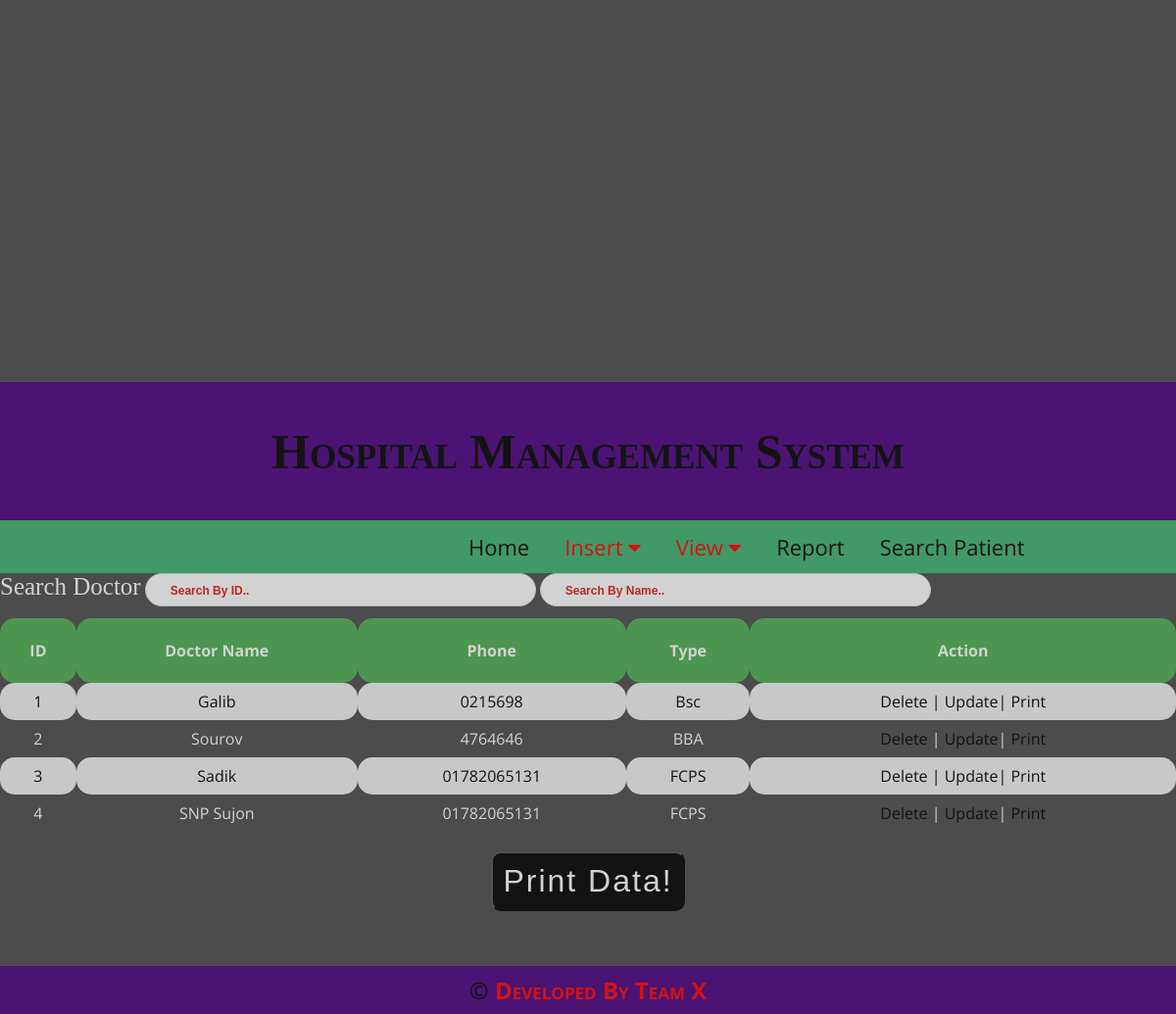
/dinfor.php, run on the app's committed database.
### tables this page shows
CREATE TABLE `doctor` (
  `Id` int(11) NOT NULL,
  `Name` varchar(50) NOT NULL,
  `Phone` varchar(20) NOT NULL,
  `Type` varchar(50) NOT NULL
);

### dinfor.php (the view, shortened to what this page needs)
<?php include 'header.php'; ?>
<!DOCTYPE html>
<html lang="en">
<head>
    <link rel="stylesheet" href="css/style.css">
</head>
<body>
<span>Search Doctor</span>
<input type="text" id="myInput" onkeyup="myFunction()" placeholder="Search By ID.." title="Type in a name">
    <input type="text" id="myInput1" onkeyup="myFunction1()" placeholder="Search By Name.." title="Type in a name">
    <div id="printableArea">
     <?php
$servername = "localhost";
$username = "root";
$password = "";
$dbname = "restaurent";
$conn = mysqli_connect($servername, $username, $password, $dbname);
$sql = "SELECT * FROM doctor";
$result = mysqli_query($conn, $sql);
if (mysqli_num_rows($result) > 0) {
    echo "<table id='myTable'>";
	echo "<tr><th>ID</th><th>Doctor Name</th><th>Phone</th><th>Type</th><th>Action</th></tr>";
    while($row = mysqli_fetch_assoc($result)) {
	echo "<tr>";
        echo "<td>" . $row["Id"]. "</td><td>" . $row["Name"]. "</td><td>" .$row["Phone"]."</td><td>" . $row["Type"]. "</td><td>"."<a href='ddelete.php?id=".$row["Id"]."'>Delete</a>"." | "."<a href='dupdatef.php?id=".$row["Id"]."'>Update</a>"."| "."<a href='dprint.php?id=".$row["Id"]."'>Print</a>"."</td>";
	echo "</tr>";
    }
echo "</table>";
} else {
    echo "0 results";
}
?>
</div>
<center>
<input type="button" class="but" onclick="printDiv('printableArea')" value="Print Data!" />
</center>
<br/>
<br/>
</body>
</html>
<?php include 'footer.php'; ?>

### style.css (style rules this page uses)
body { background: linear-gradient(rgba(0,0,0,.7),rgba(0,0,0,.7)),url(https://png.pngtree.com/thumb_back/fw800/background/20190222/ourmid/pngtree-hospital-building-green-trees-cartoon-background-image_60703.jpg); background-position: center; background-size: cover; height: 100vh; color: white; align-content: center; margin:0; padding:0; }

### header.php (style rules this page uses)
table { width: 80%; font-family: 'Open Sans', sans-serif;color: #fff; }
th { border: 1px; background-color: green; height: 50px; border-radius: 15px; }
td { text-align: center;border-radius: 15px;border: 1px; }
td a { text-decoration: none; color: #000; }
tr:nth-child(even) { background-color: slateblue }
tr:nth-child(odd) { background-color: }
input[type=text] { width: 300px; font-weight: bold; box-sizing: none; border: 2px red; border-radius: 20px; font-size: 16px; background-color: ; background-position: 10px 10px; background-repeat: no-repeat; padding: 10px 20px 10px 40px; -webkit-transition: width 0.4s ease-in-out; transition: width 0.4s ease-in-out; }
body { opacity:0.75; }

### dinfor.php (style rules this page uses)
body { background: linear-gradient(rgba(0,0,0,.7),rgba(0,0,0,.7)),url(https://png.pngtree.com/thumb_back/fw800/background/20190222/ourmid/pngtree-hospital-building-green-trees-cartoon-background-image_60703.jpg); background-position: center; background-size: cover; height: 100vh; color: white; align-content: center; margin:0; padding:0; }
table { border-collapse: collapse; width: 100%; }
th, td { text-align: center; padding: 8px; }
tr:nth-child(even) { background-color: #f2f2f2; color:black; }
th { background-color: #4CAF50; color: white; }
#myInput { background-image: url('/css/ra.jpg'); background-position: 10px 10px; background-repeat: no-repeat; width: 30%; font-size: 12px; padding: 10px 12px 8px 25px; border: 1px solid #ddd; margin-bottom: 12px; }
#myInput1 { background-image: url('/css/ra.jpg'); background-position: 10px 10px; background-repeat: no-repeat; width: 30%; font-size: 12px; padding: 10px 12px 8px 25px; border: 1px solid #ddd; margin-bottom: 12px; }
span { color:#fff ; font-size:25px; }
.but { text-decoration: none; font-size: 2em; letter-spacing: 2px; color: #fff; background-color: #000; border-radius: 10px; padding: 10px; margin: 20px; }

### data on the page
doctor: Id "1", Name "Galib", Phone "0215698", Type "Bsc"
doctor: Id "2", Name "Sourov", Phone "4764646", Type "BBA"
doctor: Id "3", Name "Sadik", Phone "01782065131", Type "FCPS"
doctor: Id "4", Name "SNP Sujon", Phone "01782065131", Type "FCPS"
